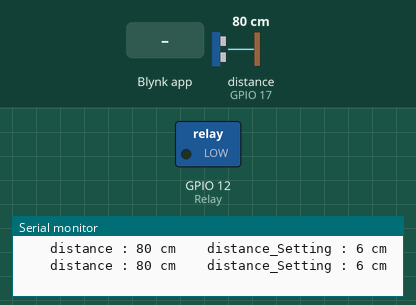
Simulated run of this sketch. Board: ESP32. On the bench: switched loads named in the sketch (green lamp = pin HIGH), the last lines printed to the serial monitor. Wiring (inferred from the names in the program): ultrasonic range finder: trigger GPIO 5; echo GPIO 17. Dashed ring = blinking. Inputs (shaded band) come from the test bench; at power-on: distance to the obstacle (sensor on GPIO 17) 80 cm. The echo pulse lasts 58.3 µs per cm; WiFi joins after 1.5 s; servers stay silent unless stated; pins used as bus, display or sensor lines are not drawn.

Above: at 3.0 s.
3.1 s: distance to the obstacle (sensor on GPIO 17) set to 8 cm
4.6 s: distance to the obstacle (sensor on GPIO 17) set to 5 cm
At 6.05 s:
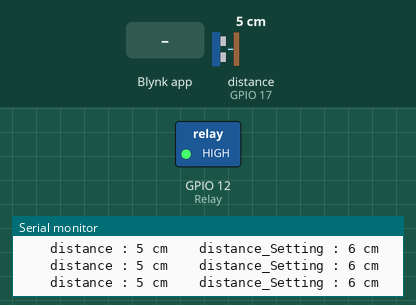
7.7 s: distance to the obstacle (sensor on GPIO 17) set to 9 cm
At 8.4 s:
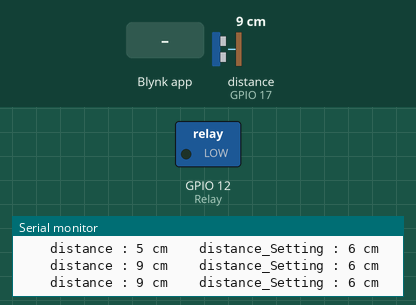
9.2 s: Blynk app writes 1 to V2
At 10.4 s:
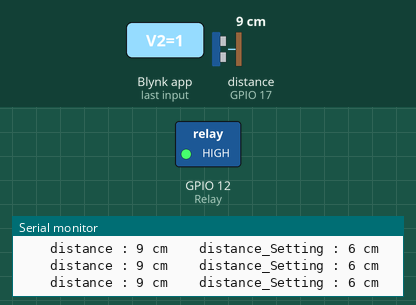
Timing chart, 0 to 11.7 s (numbered marks = the images above; inputs shaded):
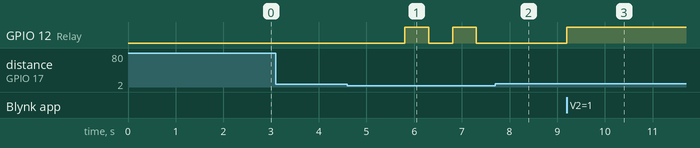

The sketch:

IOTProject.ino
```cpp
//Tech Trends Shameer
#define BLYNK_TEMPLATE_ID "TMPLk4gWG73R"
#define BLYNK_TEMPLATE_NAME "Smart Fan"
#define BLYNK_AUTH_TOKEN "dtmarKO_GpA4bl0pvvCjqbPQWUIVGv_7"

const int TRIGGER_PIN = 5;
const int ECHO_PIN = 17;
int Relay = 12;

#define SOUND_SPEED 0.034
#define CM_TO_INCH 0.393701
long duration, distance;

#define BLYNK_PRINT Serial
#include <WiFi.h>
#include <BlynkSimpleEsp32.h>

char auth[] = BLYNK_AUTH_TOKEN;
char ssid[] = "Always3.2";   // type your wifi name
char pass[] = "0818698877";  // type your wifi password

BlynkTimer timer;

int DisSetting = 6;
int TimeSetting = 0;
int t;
bool startCount = false;
int Timeout;

void setup() {
  Serial.begin(9600);
  pinMode(Relay, OUTPUT);
  pinMode(TRIGGER_PIN, OUTPUT);
  pinMode(ECHO_PIN, INPUT);
  Blynk.begin(auth, ssid, pass);
  timer.setInterval(500L, sendSensor);
  timer.setInterval(1000L, countCharger1);
}

void loop() {
  Blynk.run();
  timer.run();
}
int i=0;
void sendSensor() {

  digitalWrite(TRIGGER_PIN, LOW);
  delayMicroseconds(2);
  digitalWrite(TRIGGER_PIN, HIGH);
  delayMicroseconds(10);
  digitalWrite(TRIGGER_PIN, LOW);
  duration = pulseIn(ECHO_PIN, HIGH);
  // คำนวนระยะ หน่วย CM
  distance = (duration / 2) / 29.1;

  //  Display distance, distance_Setting

  Serial.print("    distance : ");
  Serial.print(distance);
  Serial.print(" cm");

  Serial.print("    distance_Setting : ");
  Serial.print(DisSetting);
  Serial.println(" cm");


  if (distance <= DisSetting) {

    startCount = true;
    if(i == 0){
      //On
      digitalWrite(Relay, HIGH);
      Blynk.virtualWrite(V2, 1);  //Turn On Fan
      i=1;
    }else{
      //Off
      digitalWrite(Relay, LOW);
      Blynk.virtualWrite(V2, 0);  //Turn On Fan
      i=0;
    }
  }
}

/***************************************************************************/
BLYNK_WRITE(V3) { // Time Settings
  TimeSetting = param.asInt();
  t = TimeSetting;
  Blynk.virtualWrite(V4, t); //Timeout
}

BLYNK_WRITE(V2) {  //Relay
  if (param.asInt() == 1) {
    startCount = true;
    digitalWrite(Relay, HIGH);
  } else {
    digitalWrite(Relay, LOW);
    startCount = false;
  }
}

/***************************************************************************/

void countCharger1() {
  if (t >= 0 && startCount == true) {
    Blynk.virtualWrite(V4, t);
    if(t == 0){
      Blynk.virtualWrite(V2, 0);
      digitalWrite(Relay, LOW);
      Blynk.virtualWrite(V3, 0);
      startCount = false;
    }
    t--;
  }
}
```

Measured:
- the behaviour switches between 7 and 6 cm on distance to the obstacle (sensor on GPIO 17) (found by bisection; images 0 and 1)
- after the input at 4.6 s, GPIO 12 (Relay): alternates HIGH for 0.50 s and LOW for 0.50 s, starting after 1.2 s
- after the input at 7.7 s, GPIO 12 (Relay): stays LOW (without the input it goes to HIGH after 0.10 s)
- after the input at 9.2 s, GPIO 12 (Relay): LOW → HIGH at once
